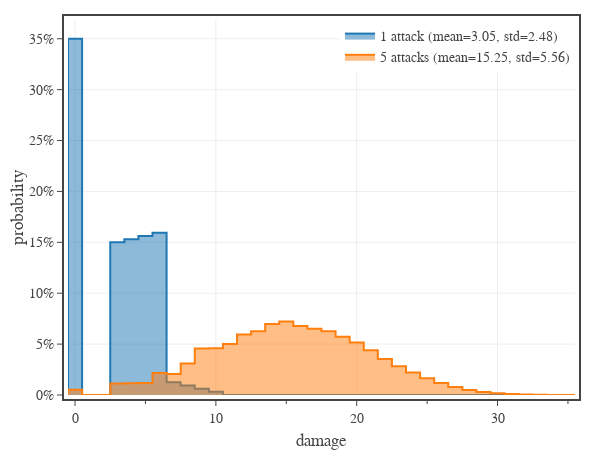

The cell this chart's notebook holds for it:
### Code cell
# Attack damage distribution with one or five attacks
from icepool import map, d

def attack_damage(armor_class, attack_roll, attack_bonus, hit_damage_roll, crit_damage_roll):
    if attack_roll == 20:
        return crit_damage_roll
    elif attack_roll == 1:
        return 0
    elif attack_roll + attack_bonus >= armor_class:
        return hit_damage_roll
    else:
        return 0

# create figure
x_min = -1
x_max = 36
fig = go.Figure(
    layout=go.Layout(
        template=tfb.FIG_TEMPLATE,
        xaxis=dict(
            title_text='damage',
            range=[x_min+0.5,x_max-0.5],
            tick0=0, dtick=10,
            minor=dict(tick0=0, dtick=5.0),
        ),
        yaxis=dict(
            title_text='probability',
            tickformat='.0%'
        ),
        legend=dict(
            xanchor='right', yanchor='top',
            x=1.00, y=1.00,
            orientation='v',
            tracegroupgap=0,
        )
    )
)



for n in [1,5]:
    n_attacks = n
    atk_mod = 2
    atk_bns = 4
    arm_cls = 12
    hit_damage = 1 @ d(4) + atk_mod
    crit_damage = 2 @ d(4) + atk_mod

    name = f'{n} attack' if n == 1 else f'{n} attacks'
    ad = n_attacks @ map(attack_damage, arm_cls, d(20), atk_bns, hit_damage, crit_damage)
    values = np.linspace(x_min, x_max, (x_max - x_min) + 1)
    probabilities = np.array([ad.probability(v) for v in values])
    fig.add_trace(go.Scatter(
        x=np.array(values), 
        y=np.array(probabilities),
        name=f'{name} (mean={ad.mean():.2f}, std={ad.sd():.2f})',
        line_shape='hvh',
        fill='tozeroy',
        hovertemplate=
            f'<b>{name}</b><br>'+
            'damage %{x:.0f}<br>'+
            'probability %{y:.1%}<extra></extra>',
    ))


# show figure
fig.update_layout(width=600, height=450, barmode='group')
fig.show(config=tfb.FIG_CONFIG)

# save figures
if SAVEFIGS:
    fig.update_layout(autosize=True, width=None, height=None)
    tfb.save_fig_html(fig, format='large', name=f'./fig-simple-damage-large')
    tfb.save_fig_html(fig, format='small', name=f'./fig-simple-damage-small')

### Figure 1 — Plotly figure (JSON) as saved in the notebook; plotly's stock layout.template omitted (floating-point values rounded to 4 significant figures)
{"data": [{"fill": "tozeroy", "hovertemplate": "<b>1 attack</b><br>damage %{x:.0f}<br>probability %{y:.1%}<extra></extra>", "line": {"shape": "hvh"}, "name": "1 attack (mean=3.05, std=2.48)", "type": "scatter", "x": [-1, 0, 1, 2, 3, 4, 5, 6, 7, 8, 9, 10, 11, 12, 13, 14, 15, 16, 17, 18, 19, 20, 21, 22, 23, 24, 25, 26, 27, 28, 29, 30, 31, 32, 33, 34, 35, 36], "y": [0, 0.35, 0, 0, 0.15, 0.1531, 0.1562, 0.1594, 0.0125, 0.009375, 0.00625, 0.003125, 0, 0, 0, 0, 0, 0, 0, 0, 0, 0, 0, 0, 0, 0, 0, 0, 0, 0, 0, 0, 0, 0, 0, 0, 0, 0]}, {"fill": "tozeroy", "hovertemplate": "<b>5 attacks</b><br>damage %{x:.0f}<br>probability %{y:.1%}<extra></extra>", "line": {"shape": "hvh"}, "name": "5 attacks (mean=15.25, std=5.56)", "type": "scatter", "x": [-1, 0, 1, 2, 3, 4, 5, 6, 7, 8, 9, 10, 11, 12, 13, 14, 15, 16, 17, 18, 19, 20, 21, 22, 23, 24, 25, 26, 27, 28, 29, 30, 31, 32, 33, 34, 35, 36], "y": [0, 0.005252, 0, 0, 0.01125, 0.01149, 0.01172, 0.0216, 0.02063, 0.03085, 0.04562, 0.0459, 0.05005, 0.05944, 0.06267, 0.06964, 0.07232, 0.06774, 0.06511, 0.06258, 0.05733, 0.05168, 0.04386, 0.03532, 0.02822, 0.02205, 0.01653, 0.01188, 0.007936, 0.004948, 0.002942, 0.001668, 0.0008978, 0.0004639, 0.0002255, 0.0001042, 4.673e-05, 2.047e-05]}], "layout": {"barmode": "group", "height": 450, "legend": {"orientation": "v", "tracegroupgap": 0, "x": 1, "xanchor": "right", "y": 1, "yanchor": "top"}, "width": 600, "xaxis": {"dtick": 10, "minor": {"dtick": 5, "tick0": 0}, "range": [-0.5, 35.5], "tick0": 0, "title": {"text": "damage"}}, "yaxis": {"tickformat": ".0%", "title": {"text": "probability"}}}}
